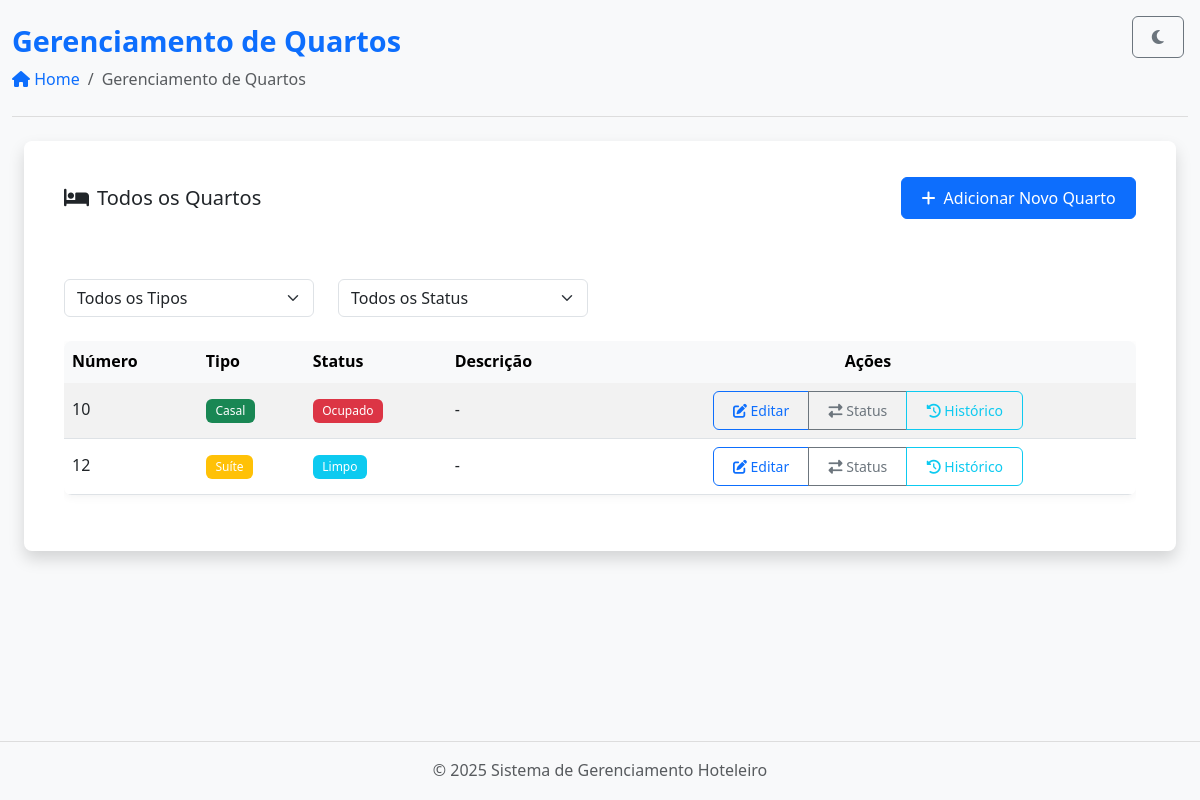
The app's page /rooms/, older data.
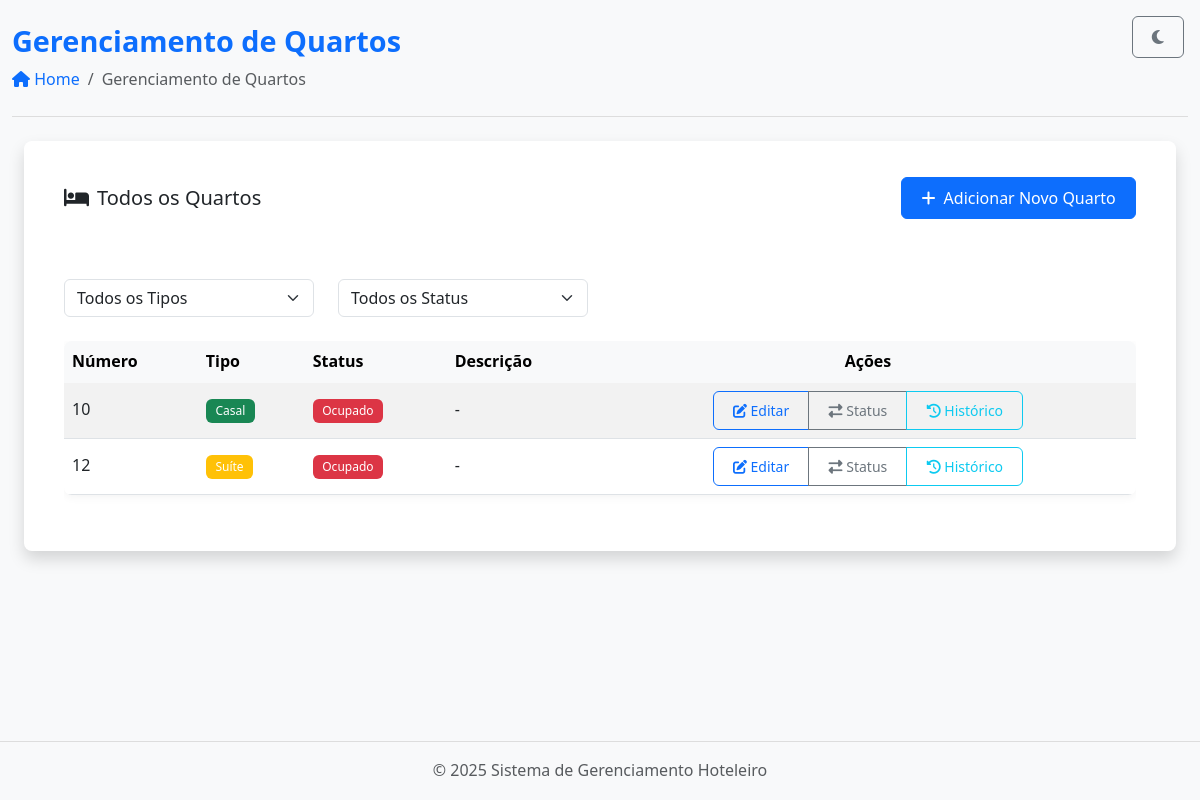
The same page, newer data.
### apps/rooms/models.py (models this page shows, shortened)
class Room(models.Model):
    ROOM_TYPES = [
        ('single', 'Single'),
        ('double', 'Double'),
        ('suite', 'Suite'),
    ]
    number = models.CharField(max_length=10, unique=True)
    room_type = models.CharField(max_length=10, choices=ROOM_TYPES)
    status = models.CharField(max_length=20, default='clean')
    description = models.TextField(blank=True, null=True)
    created_at = models.DateTimeField(auto_now_add=True)
    updated_at = models.DateTimeField(auto_now=True)

### apps/rooms/views.py (the view)
# urls.py: path('rooms/', RoomListView.as_view(), name='room_list'),
def room_list(request: HttpRequest) -> HttpResponse:
    rooms = Room.objects.all().prefetch_related('maintenance_records')
    room_type = request.GET.get('type')
    status = request.GET.get('status')
    if room_type:
        rooms = rooms.filter(room_type=room_type)
    if status:
        rooms = rooms.filter(status=status)
    for room in rooms:
        room.maintenance_history = room.maintenance_records.order_by('-date')[:5]
    paginator = Paginator(rooms, 20)  # 20 por página
    page_number = request.GET.get('page')
    page_obj = paginator.get_page(page_number)
    context = {
        'rooms': page_obj.object_list,
        'page_obj': page_obj,
    }
    return render(request, 'rooms/list.html', context)

### templates/rooms/list.html (shortened to what the changed rows need)
{% extends 'base.html' %}
{% block page_title %}Gerenciamento de Quartos{% endblock %}
{% block content %}
<div class="container-fluid animate-fade-in">
    <div class="card shadow">
        <div class="card-body">
            <div class="table-responsive">
                <table class="table table-striped table-hover align-middle">
                    <thead class="table-light">
                        <tr>
                            <th>Número</th>
                            <th>Tipo</th>
                            <th>Status</th>
                            <th>Descrição</th>
                            <th class="text-center">Ações</th>
                        </tr>
                    </thead>
                    <tbody>
                        {% for room in rooms %}
                        <tr>
                            <td>{{ room.number }}</td>
                            <td>
                                {% if room.room_type == 'single' %}
                                    <span class="badge bg-primary">Solteiro</span>
                                {% elif room.room_type == 'double' %}
                                    <span class="badge bg-success">Casal</span>
                                {% elif room.room_type == 'suite' %}
                                    <span class="badge bg-warning">Suíte</span>
                                {% else %}
                                    <span class="badge bg-secondary">{{ room.room_type }}</span>
                                {% endif %}
                            </td>
                            <td>
                                {% if room.status == 'available' %}
                                    <span class="badge bg-success">Disponível</span>
                                {% elif room.status == 'occupied' %}
                                    <span class="badge bg-danger">Ocupado</span>
                                {% elif room.status == 'clean' %}
                                    <span class="badge bg-info">Limpo</span>
                                {% elif room.status == 'dirty' %}
                                    <span class="badge bg-secondary">Sujo</span>
                                {% elif room.status == 'maintenance' %}
                                    <span class="badge bg-warning">Manutenção</span>
                                {% elif room.status == 'needs_cleaning' %}
                                    <span class="badge bg-warning text-dark">Precisa de Limpeza</span>
                                {% else %}
                                    <span class="badge bg-secondary">{{ room.status }}</span>
                                {% endif %}
                            </td>
                            <td>{{ room.description|default:"-" }}</td>
                            <td class="text-center">
                                <div class="btn-group">
                                    <button class="btn btn-sm btn-outline-primary" onclick="editRoom({{ room.id }})">
                                        <i class="fas fa-edit"></i> Editar
                                    </button>
                                    <button class="btn btn-sm btn-outline-secondary" onclick="changeStatus({{ room.id }})">
                                        <i class="fas fa-exchange-alt"></i> Status
                                    </button>
                                    <button class="btn btn-sm btn-outline-info" onclick="viewMaintenance({{ room.id }})">
                                        <i class="fas fa-history"></i> Histórico
                                    </button>
                                </div>
                            </td>
                        </tr>
                        {% endfor %}
                    </tbody>
                </table>
            </div>
        </div>
    </div>
</div>
{% endblock %}

Row changes from the older to the newer data that the page shows:
changed Room (number 2 of 2 on the later page): status "Limpo" → "Ocupado"
